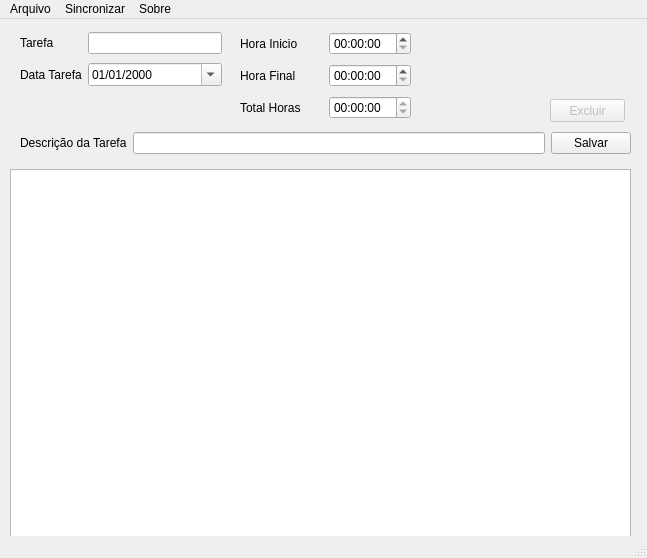
<?xml version="1.0" encoding="UTF-8"?>
<ui version="4.0">
 <class>qtPrincipal</class>
 <widget class="QMainWindow" name="qtPrincipal">
  <property name="geometry">
   <rect>
    <x>0</x>
    <y>0</y>
    <width>647</width>
    <height>558</height>
   </rect>
  </property>
  <property name="windowTitle">
   <string>Principal</string>
  </property>
  <widget class="QWidget" name="qtPrincipalForm">
   <widget class="QWidget" name="gridLayoutWidget_2">
    <property name="geometry">
     <rect>
      <x>240</x>
      <y>10</y>
      <width>171</width>
      <height>95</height>
     </rect>
    </property>
    <layout class="QGridLayout" name="gridLayout_2">
     <item row="1" column="1">
      <widget class="QTimeEdit" name="campo_hora_inicio"/>
     </item>
     <item row="2" column="0">
      <widget class="QLabel" name="label_hora_final">
       <property name="text">
        <string>Hora Final</string>
       </property>
      </widget>
     </item>
     <item row="2" column="1">
      <widget class="QTimeEdit" name="campo_hora_final"/>
     </item>
     <item row="3" column="0">
      <widget class="QLabel" name="label_total">
       <property name="text">
        <string>Total Horas</string>
       </property>
      </widget>
     </item>
     <item row="3" column="1">
      <widget class="QTimeEdit" name="campo_total_horas">
       <property name="readOnly">
        <bool>true</bool>
       </property>
      </widget>
     </item>
     <item row="1" column="0">
      <widget class="QLabel" name="label_hora_inicio">
       <property name="text">
        <string>Hora Inicio</string>
       </property>
      </widget>
     </item>
    </layout>
   </widget>
   <widget class="QWidget" name="gridLayoutWidget_3">
    <property name="geometry">
     <rect>
      <x>20</x>
      <y>110</y>
      <width>611</width>
      <height>29</height>
     </rect>
    </property>
    <layout class="QGridLayout" name="gridLayout_3">
     <item row="1" column="1">
      <widget class="QLineEdit" name="campo_descricao_tarefa"/>
     </item>
     <item row="1" column="2">
      <widget class="QPushButton" name="btn_salvar_dados">
       <property name="text">
        <string>Salvar</string>
       </property>
      </widget>
     </item>
     <item row="1" column="0">
      <widget class="QLabel" name="label_descricao_tarefa">
       <property name="text">
        <string>Descrição da Tarefa</string>
       </property>
      </widget>
     </item>
    </layout>
   </widget>
   <widget class="QWidget" name="gridLayoutWidget">
    <property name="geometry">
     <rect>
      <x>20</x>
      <y>10</y>
      <width>202</width>
      <height>62</height>
     </rect>
    </property>
    <layout class="QGridLayout" name="gridLayout">
     <item row="0" column="0">
      <widget class="QLabel" name="label_id_tarefa">
       <property name="text">
        <string>Tarefa</string>
       </property>
      </widget>
     </item>
     <item row="1" column="1">
      <widget class="QDateEdit" name="campo_data_tarefa">
       <property name="enabled">
        <bool>true</bool>
       </property>
       <property name="specialValueText">
        <string/>
       </property>
       <property name="accelerated">
        <bool>false</bool>
       </property>
       <property name="keyboardTracking">
        <bool>true</bool>
       </property>
       <property name="dateTime">
        <datetime>
         <hour>0</hour>
         <minute>0</minute>
         <second>0</second>
         <year>2000</year>
         <month>1</month>
         <day>1</day>
        </datetime>
       </property>
       <property name="displayFormat">
        <string>dd/MM/yyyy</string>
       </property>
       <property name="calendarPopup">
        <bool>true</bool>
       </property>
       <property name="timeSpec">
        <enum>Qt::LocalTime</enum>
       </property>
      </widget>
     </item>
     <item row="1" column="0">
      <widget class="QLabel" name="label_data_tarefa">
       <property name="text">
        <string>Data Tarefa</string>
       </property>
      </widget>
     </item>
     <item row="0" column="1">
      <widget class="QLineEdit" name="campo_tarefa">
       <property name="inputMask">
        <string>000000000; </string>
       </property>
       <property name="text">
        <string notr="true"/>
       </property>
       <property name="maxLength">
        <number>9</number>
       </property>
       <property name="frame">
        <bool>true</bool>
       </property>
       <property name="echoMode">
        <enum>QLineEdit::Normal</enum>
       </property>
       <property name="cursorPosition">
        <number>0</number>
       </property>
       <property name="dragEnabled">
        <bool>false</bool>
       </property>
       <property name="placeholderText">
        <string/>
       </property>
      </widget>
     </item>
    </layout>
   </widget>
   <widget class="QTableWidget" name="lista_tarefas">
    <property name="geometry">
     <rect>
      <x>10</x>
      <y>150</y>
      <width>621</width>
      <height>371</height>
     </rect>
    </property>
    <attribute name="verticalHeaderVisible">
     <bool>false</bool>
    </attribute>
   </widget>
   <widget class="QLineEdit" name="campo_id_tarefa">
    <property name="enabled">
     <bool>false</bool>
    </property>
    <property name="geometry">
     <rect>
      <x>20</x>
      <y>70</y>
      <width>50</width>
      <height>20</height>
     </rect>
    </property>
    <property name="mouseTracking">
     <bool>true</bool>
    </property>
    <property name="frame">
     <bool>false</bool>
    </property>
    <property name="echoMode">
     <enum>QLineEdit::NoEcho</enum>
    </property>
    <property name="dragEnabled">
     <bool>false</bool>
    </property>
    <property name="readOnly">
     <bool>true</bool>
    </property>
    <property name="placeholderText">
     <string/>
    </property>
   </widget>
   <widget class="QPushButton" name="btn_excluir">
    <property name="enabled">
     <bool>false</bool>
    </property>
    <property name="geometry">
     <rect>
      <x>550</x>
      <y>80</y>
      <width>75</width>
      <height>23</height>
     </rect>
    </property>
    <property name="text">
     <string>Excluir</string>
    </property>
   </widget>
  </widget>
  <widget class="QMenuBar" name="menubar">
   <property name="geometry">
    <rect>
     <x>0</x>
     <y>0</y>
     <width>647</width>
     <height>25</height>
    </rect>
   </property>
   <property name="defaultUp">
    <bool>false</bool>
   </property>
   <widget class="QMenu" name="menuSobre">
    <property name="title">
     <string>Sobre</string>
    </property>
    <addaction name="actionSobre"/>
   </widget>
   <widget class="QMenu" name="menuSicronizar">
    <property name="title">
     <string>Sincronizar</string>
    </property>
    <addaction name="actionSincronizar"/>
   </widget>
   <widget class="QMenu" name="menuArquivo">
    <property name="title">
     <string>Arquivo</string>
    </property>
    <addaction name="actionSair"/>
   </widget>
   <addaction name="menuArquivo"/>
   <addaction name="menuSicronizar"/>
   <addaction name="menuSobre"/>
  </widget>
  <widget class="QStatusBar" name="statusbar"/>
  <action name="actionDeletar_Banco">
   <property name="text">
    <string>Deletar Banco</string>
   </property>
  </action>
  <action name="actionSincronizar">
   <property name="text">
    <string>Sincronizar</string>
   </property>
  </action>
  <action name="actionSair">
   <property name="text">
    <string>Sair</string>
   </property>
   <property name="shortcut">
    <string>Ctrl+F4</string>
   </property>
  </action>
  <action name="actionSobre">
   <property name="text">
    <string>Sobre</string>
   </property>
  </action>
 </widget>
 <tabstops>
  <tabstop>campo_tarefa</tabstop>
  <tabstop>campo_data_tarefa</tabstop>
  <tabstop>campo_hora_inicio</tabstop>
  <tabstop>campo_hora_final</tabstop>
  <tabstop>campo_descricao_tarefa</tabstop>
  <tabstop>btn_salvar_dados</tabstop>
  <tabstop>btn_excluir</tabstop>
  <tabstop>campo_total_horas</tabstop>
  <tabstop>lista_tarefas</tabstop>
  <tabstop>campo_id_tarefa</tabstop>
 </tabstops>
 <resources/>
 <connections>
  <connection>
   <sender>btn_salvar_dados</sender>
   <signal>clicked()</signal>
   <receiver>qtPrincipal</receiver>
   <slot>salvar_dados()</slot>
   <hints>
    <hint type="sourcelabel">
     <x>629</x>
     <y>130</y>
    </hint>
    <hint type="destinationlabel">
     <x>498</x>
     <y>119</y>
    </hint>
   </hints>
  </connection>
  <connection>
   <sender>actionSair</sender>
   <signal>triggered()</signal>
   <receiver>qtPrincipal</receiver>
   <slot>close()</slot>
   <hints>
    <hint type="sourcelabel">
     <x>-1</x>
     <y>-1</y>
    </hint>
    <hint type="destinationlabel">
     <x>323</x>
     <y>278</y>
    </hint>
   </hints>
  </connection>
  <connection>
   <sender>actionSobre</sender>
   <signal>triggered()</signal>
   <receiver>qtPrincipal</receiver>
   <slot>abrir_sobre()</slot>
   <hints>
    <hint type="sourcelabel">
     <x>-1</x>
     <y>-1</y>
    </hint>
    <hint type="destinationlabel">
     <x>323</x>
     <y>278</y>
    </hint>
   </hints>
  </connection>
  <connection>
   <sender>actionSincronizar</sender>
   <signal>triggered()</signal>
   <receiver>qtPrincipal</receiver>
   <slot>abrir_sincronizacao()</slot>
   <hints>
    <hint type="sourcelabel">
     <x>-1</x>
     <y>-1</y>
    </hint>
    <hint type="destinationlabel">
     <x>323</x>
     <y>278</y>
    </hint>
   </hints>
  </connection>
  <connection>
   <sender>btn_excluir</sender>
   <signal>clicked()</signal>
   <receiver>qtPrincipal</receiver>
   <slot>excluir_dados()</slot>
   <hints>
    <hint type="sourcelabel">
     <x>570</x>
     <y>86</y>
    </hint>
    <hint type="destinationlabel">
     <x>594</x>
     <y>56</y>
    </hint>
   </hints>
  </connection>
 </connections>
 <slots>
  <slot>salvar_dados()</slot>
  <slot>abrir_sobre()</slot>
  <slot>abrir_sincronizacao()</slot>
  <slot>excluir_dados()</slot>
 </slots>
</ui>
